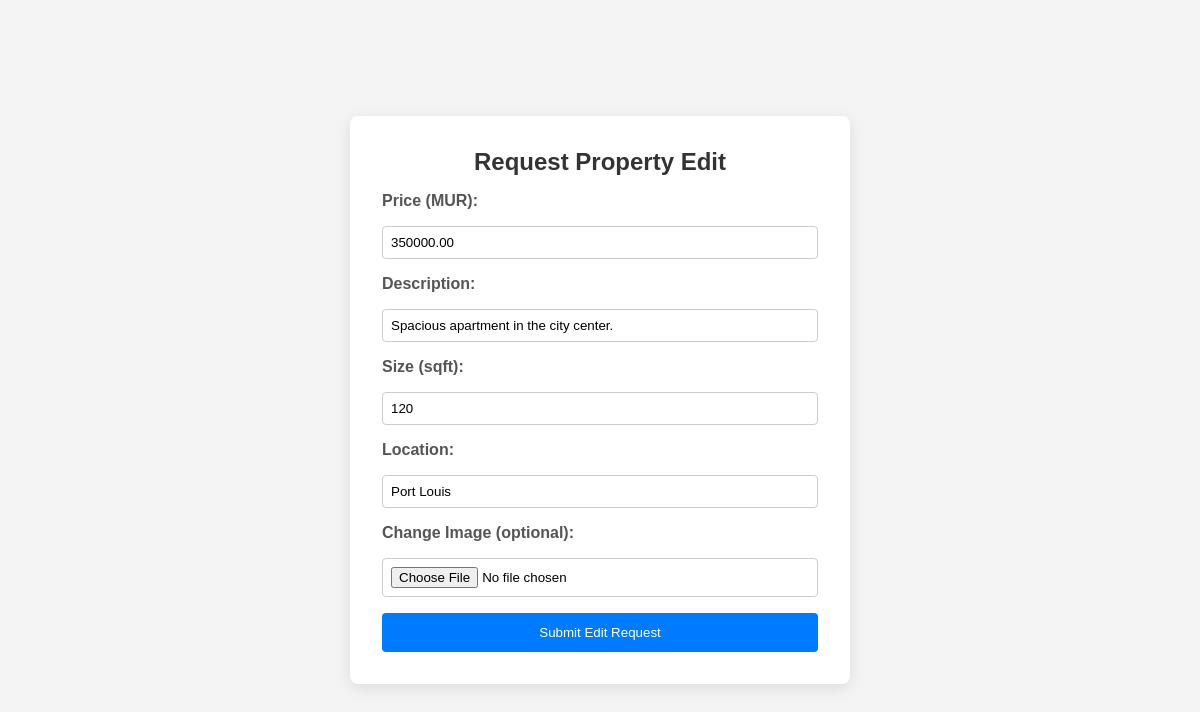
Page /edit_property.php?PropertyID=1 (signed in) on the committed database.
### tables this page shows
CREATE TABLE `property` (
  `PropertyID` int(11) NOT NULL,
  `SalePrice` decimal(10,2) NOT NULL,
  `Size` int(11) NOT NULL,
  `Description` text NOT NULL,
  `image` varchar(255) DEFAULT NULL,
  `AgentID` int(11) NOT NULL,
  `LocationID` int(11) NOT NULL
);

CREATE TABLE `location` (
  `LocationID` int(11) NOT NULL,
  `City` varchar(100) NOT NULL,
  `State` varchar(100) NOT NULL,
  `ZipCode` varchar(10) NOT NULL
);

### edit_property.php (the view, shortened to what this page needs)
<?php
require_once 'db_connection.php';
$propId = isset($_GET['PropertyID']) ? intval($_GET['PropertyID']) : 0;
$sql = "
    SELECT p.PropertyID, p.SalePrice, p.Description, p.Size,
           l.City AS Location, p.image AS ImagePath
      FROM property p
 LEFT JOIN location l ON p.LocationID = l.LocationID
     WHERE p.PropertyID = ?
";
$stmt = $conn->prepare($sql);
$stmt->bind_param('i', $propId);
$stmt->execute();
$result = $stmt->get_result();
$property = $result->fetch_assoc();
?>
<!DOCTYPE html>
<html lang="en">
<head>
  <link rel="stylesheet" href="add_property.css">
</head>
<body>
  <div class="add-container">
    <h2>Request Property Edit</h2>
    <form method="post" action="edit_property.php?PropertyID=<?= $propId ?>" enctype="multipart/form-data">
      <label for="price">Price (MUR):</label>
      <input type="number" step="0.01" id="price" name="price" value="<?= htmlspecialchars($property['SalePrice']) ?>" required>
      <label for="description">Description:</label>
      <input type="text" id="description" name="description" value="<?= htmlspecialchars($property['Description']) ?>" required>
      <label for="size">Size (sqft):</label>
      <input type="number" id="size" name="size" value="<?= htmlspecialchars($property['Size']) ?>" required>
      <label for="location">Location:</label>
      <input type="text" id="location" name="location" value="<?= htmlspecialchars($property['Location']) ?>" required>
      <label for="image">Change Image (optional):</label>
      <input type="file" id="image" name="image" accept="image/*">
      <button type="submit">Submit Edit Request</button>
    </form>
  </div>
</body>
</html>

### add_property.css (style rules this page uses)
* { box-sizing: border-box; margin: 0; padding: 0; }
body { font-family: 'Arial', sans-serif; background: #f4f4f4; display: flex; align-items: center; justify-content: center; padding: 2rem; min-height: 100vh; }
.add-container { background: #fff; padding: 2rem; border-radius: 8px; box-shadow: 0 4px 16px rgba(0,0,0,0.1); max-width: 500px; width: 100%; }
.add-container h2 { text-align: center; margin-bottom: 1rem; color: #333; }
.add-container form { display: flex; flex-direction: column; gap: 1rem; }
.add-container label { font-weight: bold; color: #555; }
.add-container input[type="text"], .add-container input[type="number"], .add-container input[type="file"] { padding: 0.5rem; border: 1px solid #ccc; border-radius: 4px; }
.add-container button { padding: 0.75rem; background: #007bff; color: #fff; border: none; border-radius: 4px; cursor: pointer; transition: background 0.3s; }

### rows in the picture
property: price "350000.00", description "Spacious apartment in the city center.", size "120", location "Port Louis"
